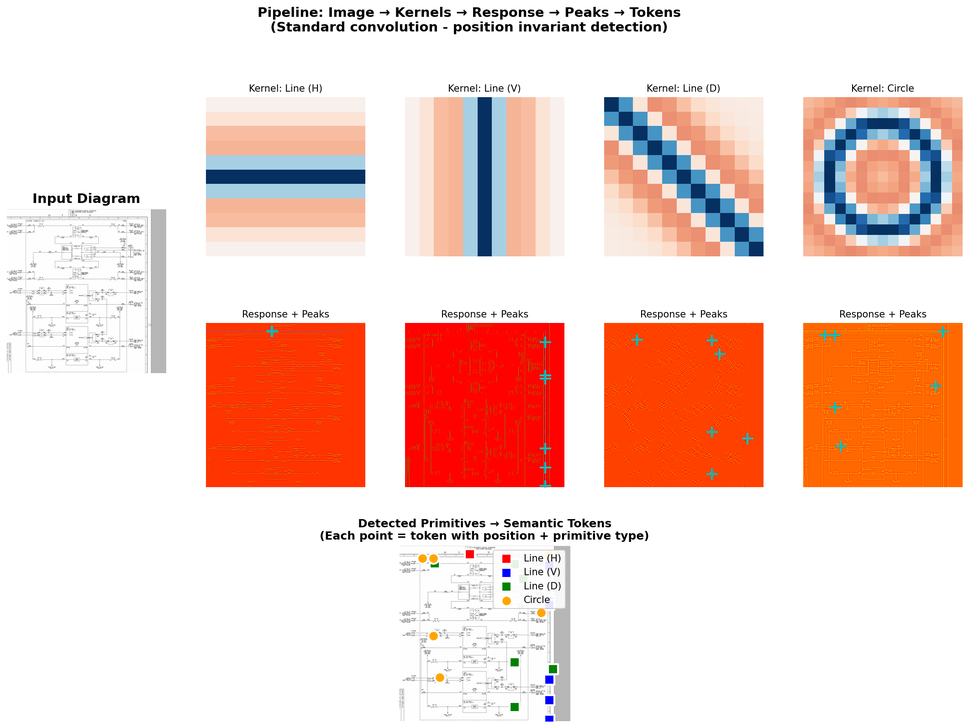
#> input picture phase_filter_demos/pipeline_1.png, 969 x 728 px, shrunk from 2122 x 1596 before the run, given as the content of the folder /home/ohio_user/code/GPSToken/test_images, which was not available
$ python generate_pipeline_demos.py
#> lines starting #> are read from the running program, lines starting #| are printed output that depends on the picture; pictures that were not available may be replaced by others from this repository, and a replacement may not be noted
"""
Phase-Selective Filtering Pipeline Demo
Generates pipeline visualization: Image → Kernels → Response → Peaks → Tokens

This is standard convolution-based detection (position-invariant),
which correctly detects primitives regardless of position.
"""

import numpy as np
import matplotlib.pyplot as plt
from PIL import Image
from scipy.signal import convolve2d
from scipy.ndimage import maximum_filter
import os
import glob


# ============================================================
# Kernel Design (Position-Invariant Filters)
# ============================================================

def create_line_kernel(size=11, angle=0):
    """
    Create a line detection kernel at a specific angle.
    Positive along the line, negative perpendicular.
    """
    kernel = np.zeros((size, size))
    center = size // 2

    for i in range(size):
        for j in range(size):
            x = (j - center) * np.cos(angle) + (i - center) * np.sin(angle)
            y = -(j - center) * np.sin(angle) + (i - center) * np.cos(angle)
            kernel[i, j] = np.exp(-y**2 / 2) - 0.5 * np.exp(-y**2 / 8)

    kernel = kernel - kernel.mean()
    kernel = kernel / (np.abs(kernel).sum() + 1e-8)
    return kernel


def create_circle_kernel(size=15, radius=5):
    """
    Create a circle/arc detection kernel.
    Responds to circular patterns.
    """
    kernel = np.zeros((size, size))
    center = size // 2

    for i in range(size):
        for j in range(size):
            dist = np.sqrt((i - center)**2 + (j - center)**2)
            kernel[i, j] = np.exp(-(dist - radius)**2 / 2) - 0.3 * np.exp(-(dist - radius)**2 / 8)

    kernel = kernel - kernel.mean()
    kernel = kernel / (np.abs(kernel).sum() + 1e-8)
    return kernel


# ============================================================
# Detection (Standard Convolution - Position Invariant)
# ============================================================

def detect_primitives(image, kernel):
    """
    Standard convolution - same kernel response for same content
    regardless of position. This is CORRECT for detection.
    """
    response = convolve2d(image, kernel, mode='same', boundary='symm')
    return response


def find_peaks(response, threshold_ratio=0.4, min_distance=15):
    """Find local maxima in response map."""
    local_max = maximum_filter(response, size=min_distance)
    threshold = threshold_ratio * response.max()
    peaks = (response == local_max) & (response > threshold)

    peak_coords = np.where(peaks)
    peak_values = response[peaks]

    if len(peak_values) == 0:
        return []

    sorted_idx = np.argsort(peak_values)[::-1]
    return list(zip(peak_coords[0][sorted_idx], peak_coords[1][sorted_idx]))


# ============================================================
# Pipeline Visualization
# ============================================================

def visualize_pipeline(image_path, output_path):
    """
    Generate pipeline visualization:
    Image → Kernels → Response Maps → Peaks → Semantic Tokens
    """
#> called with image_path = '_only/pipeline_1.png'
    # Load image
    img = Image.open(image_path).convert('L')
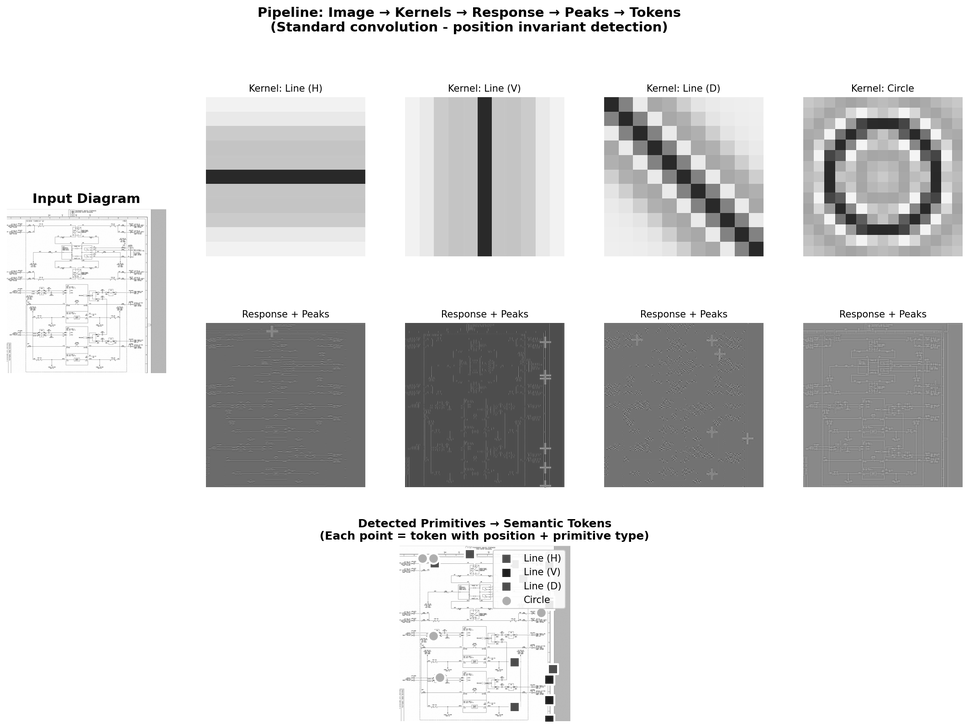
#> img: PIL image 969x728 L; min 0, max 255, mean 219.4
    img_array = np.array(img, dtype=float) / 255.0

    # Invert if background is white
    if img_array.mean() > 0.5:
        img_array = 1 - img_array
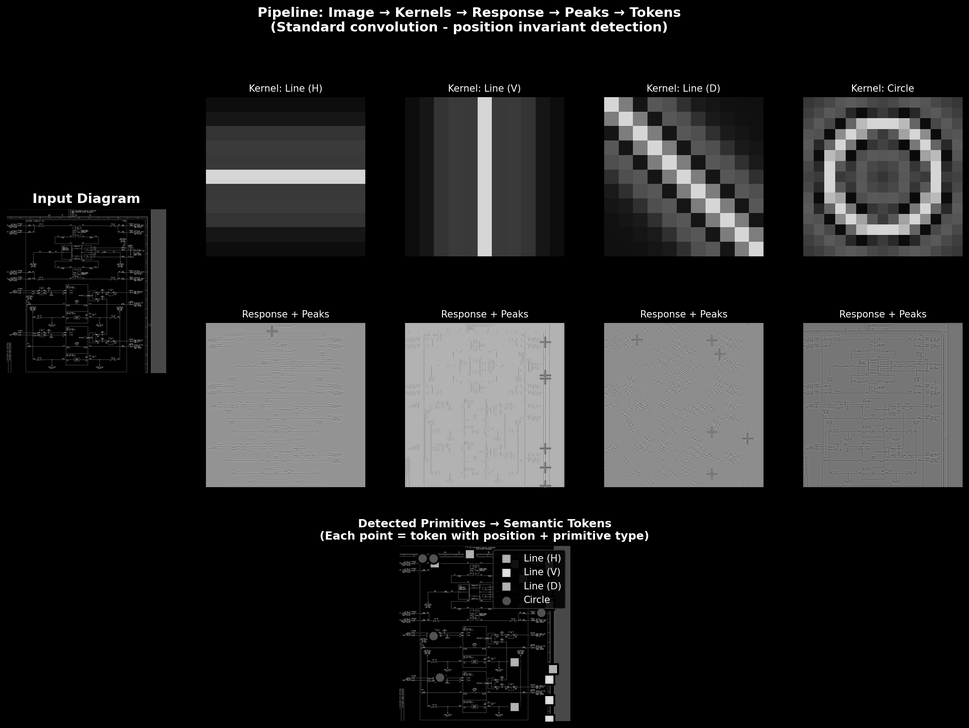
#> img_array: shape (728, 969) float64; min 0, max 1, mean 0.139

    # Create figure
    fig = plt.figure(figsize=(18, 12))
    gs = fig.add_gridspec(3, 5, hspace=0.3, wspace=0.25)

    # Define kernels
    kernels = {
        'Line (H)': create_line_kernel(11, 0),
        'Line (V)': create_line_kernel(11, np.pi/2),
        'Line (D)': create_line_kernel(11, np.pi/4),
        'Circle': create_circle_kernel(15, 5),
    }
    colors = ['red', 'blue', 'green', 'orange']
    markers = ['s', 's', 's', 'o']

    # Original image (large, spans 2 rows)
    ax_orig = fig.add_subplot(gs[0:2, 0])
    ax_orig.imshow(1 - img_array, cmap='gray')
    ax_orig.set_title('Input Diagram', fontsize=14, fontweight='bold')
    ax_orig.axis('off')

    # Process each kernel
    all_peaks = []

    for idx, (name, kernel) in enumerate(kernels.items()):
        # Show kernel
        ax_k = fig.add_subplot(gs[0, idx+1])
        ax_k.imshow(kernel, cmap='RdBu', vmin=-abs(kernel).max(), vmax=abs(kernel).max())
        ax_k.set_title(f'Kernel: {name}', fontsize=10)
        ax_k.axis('off')

        # Compute response (standard convolution - position invariant)
        response = detect_primitives(img_array, kernel)

        # Show response with peaks
        ax_r = fig.add_subplot(gs[1, idx+1])
        ax_r.imshow(response, cmap='hot')

        # Find and mark peaks
        peaks = find_peaks(response, threshold_ratio=0.35, min_distance=20)[:6]
        for (py, px) in peaks:
            ax_r.plot(px, py, 'c+', markersize=12, markeredgewidth=2)
            all_peaks.append((py, px, name, colors[idx], markers[idx]))

        ax_r.set_title('Response + Peaks', fontsize=10)
        ax_r.axis('off')
#> this loop made 4 passes
#> (threshold in find_peaks, peak_coords in find_peaks) on passes 1 to 4: (0.107, 490 positions, rows 8 to 717, columns 45 to 941), (0.124, 712 positions, rows 11 to 700, columns 34 to 939), (0.0729, 106 positions, rows 4 to 715, columns 31 to 930), (0.0678, 121 positions, rows 10 to 715, columns 44 to 956)
#> pass 1, in find_peaks, `local_max = maximum_filter(response, size=min_distance)`:
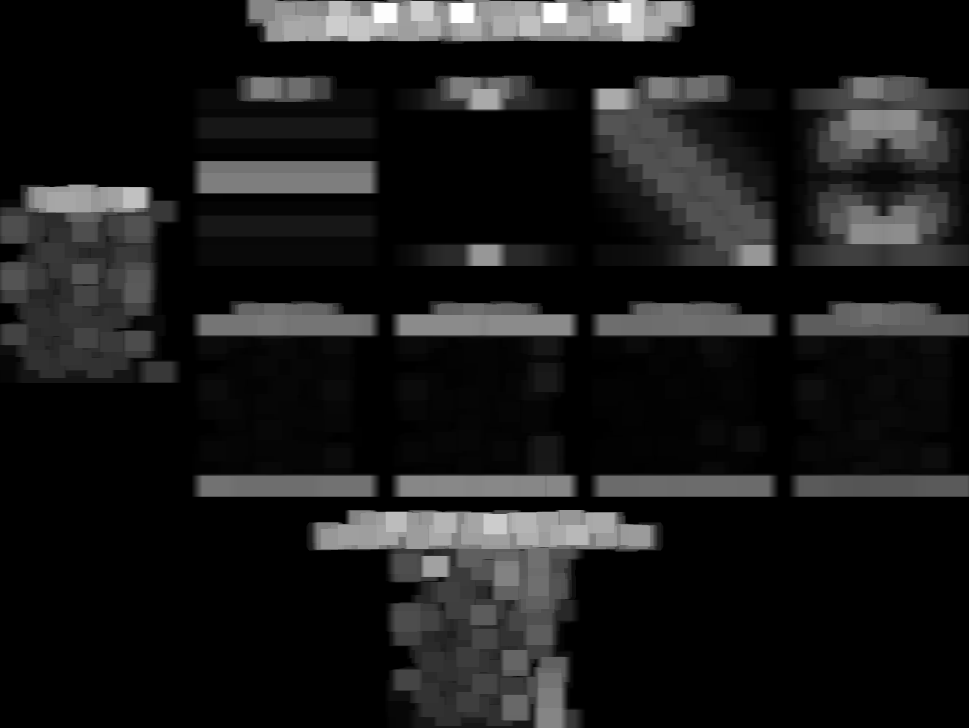
#> local_max: shape (728, 969) float64; min -4.46e-17, max 0.304, mean 0.0324; drawn with min black and max white
#> pass 1, in find_peaks, `peaks = (response == local_max) & (response > threshold)`:
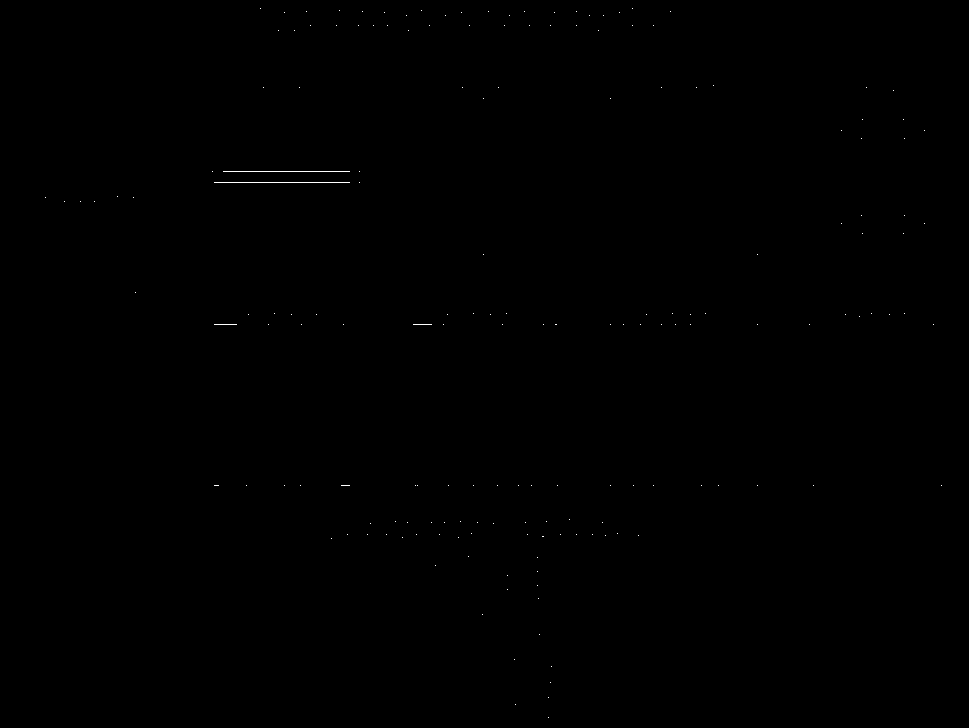
#> peaks: shape (728, 969) bool; 0.07% white in thin lines or dots
#> after the loop:
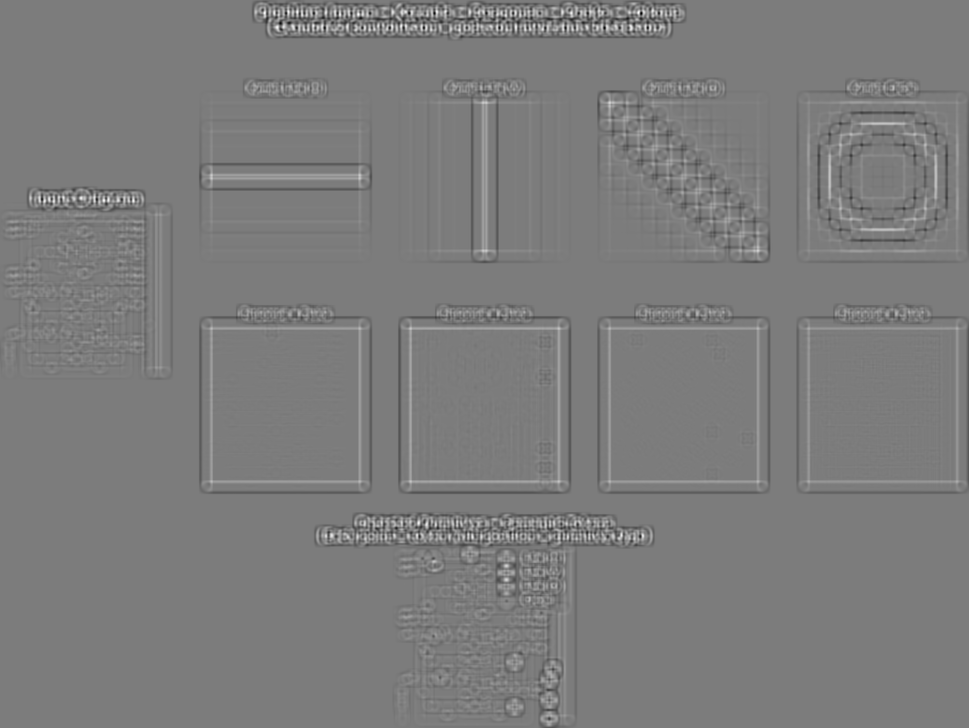
#> response: shape (728, 969) float64; min -0.185, max 0.194, mean -9.02e-18; drawn with min black and max white
#> after the loop, all_peaks = 24 items, first 6: (12, 554, 'Line (H)', 'red', 's'), (12, 461, 'Line (H)', 'red', 's'), (12, 619, 'Line (H)', 'red', 's'), (12, 384, 'Line (H)', 'red', 's'), (25, 336, 'Line (H)', 'red', 's'), (10, 421, 'Line (H)', 'red', 's')

    # Final result: all detected tokens on original image
    ax_final = fig.add_subplot(gs[2, :])
    ax_final.imshow(1 - img_array, cmap='gray')

    # Plot all peaks with different colors for different primitives
    plotted_labels = set()
    for (py, px, name, color, marker) in all_peaks:
        label = name if name not in plotted_labels else None
        ax_final.scatter(px, py, c=color, s=120, marker=marker,
                        edgecolors='white', linewidths=2, label=label)
        plotted_labels.add(name)
#> this loop made 24 passes
#> (py, px, name, color, marker) on passes 2, 3, 4, 5, 6, 8, 9, 10, 11, 12, 14, 15: (12, 461, 'Line (H)', 'red', 's'), (12, 619, 'Line (H)', 'red', 's'), (12, 384, 'Line (H)', 'red', 's'), (25, 336, 'Line (H)', 'red', 's'), (10, 421, 'Line (H)', 'red', 's'), (198, 34, 'Line (V)', 'blue', 's'), (27, 665, 'Line (V)', 'blue', 's'), (27, 273, 'Line (V)', 'blue', 's'), (198, 79, 'Line (V)', 'blue', 's'), (26, 396, 'Line (V)', 'blue', 's'), (13, 400, 'Line (D)', 'green', 's'), (529, 613, 'Line (D)', 'green', 's')
#> (py, px, name, color, marker, label) on passes 1, 7, 13, 19: (12, 554, 'Line (H)', 'red', 's', 'Line (H)'), (12, 330, 'Line (V)', 'blue', 's', 'Line (V)'), (11, 573, 'Line (D)', 'green', 's', 'Line (D)'), (12, 638, 'Circle', 'orange', 'o', 'Circle')
#> after the loop, plotted_labels = 4 items

    # Legend
    ax_final.legend(loc='upper right', fontsize=10, framealpha=0.9)
    ax_final.set_title('Detected Primitives → Semantic Tokens\n'
                      '(Each point = token with position + primitive type)',
                      fontsize=12, fontweight='bold')
    ax_final.axis('off')

    # Main title
    plt.suptitle('Pipeline: Image → Kernels → Response → Peaks → Tokens\n'
                 '(Standard convolution - position invariant detection)',
                 fontsize=14, fontweight='bold', y=0.98)

    plt.savefig(output_path, dpi=150, bbox_inches='tight',
                facecolor='white', edgecolor='none')
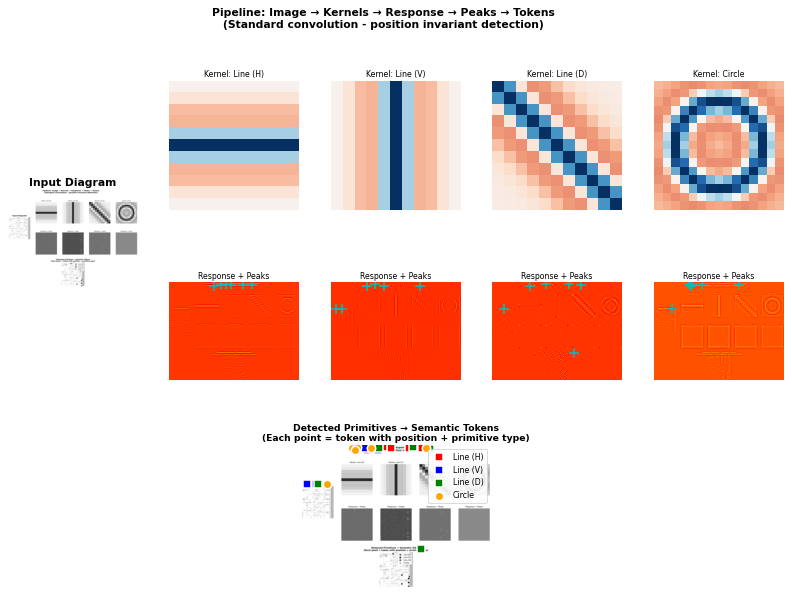
#> figure drawn by matplotlib, 10 panels
    plt.close()

    print(f"Saved: {output_path}")
    return output_path


def process_all_images(input_dir, output_dir):
    """Process all images in input directory."""
    # Get all PNG images
    image_files = sorted(glob.glob(os.path.join(input_dir, "*.png")))

    print(f"Found {len(image_files)} images")
    print("=" * 60)

    for img_path in image_files:
        img_name = os.path.basename(img_path)
        output_name = f"pipeline_{img_name}"
        output_path = os.path.join(output_dir, output_name)

        try:
            visualize_pipeline(img_path, output_path)
        except Exception as e:
            print(f"Error processing {img_name}: {e}")

    print("=" * 60)
    print("Done!")


if __name__ == "__main__":
    input_dir = "/home/ohio_user/code/GPSToken/test_images"
    output_dir = "/home/ohio_user/code/paper_discussion/scale_rope_presentation/phase_filter_demos"

    os.makedirs(output_dir, exist_ok=True)
    process_all_images(input_dir, output_dir)
